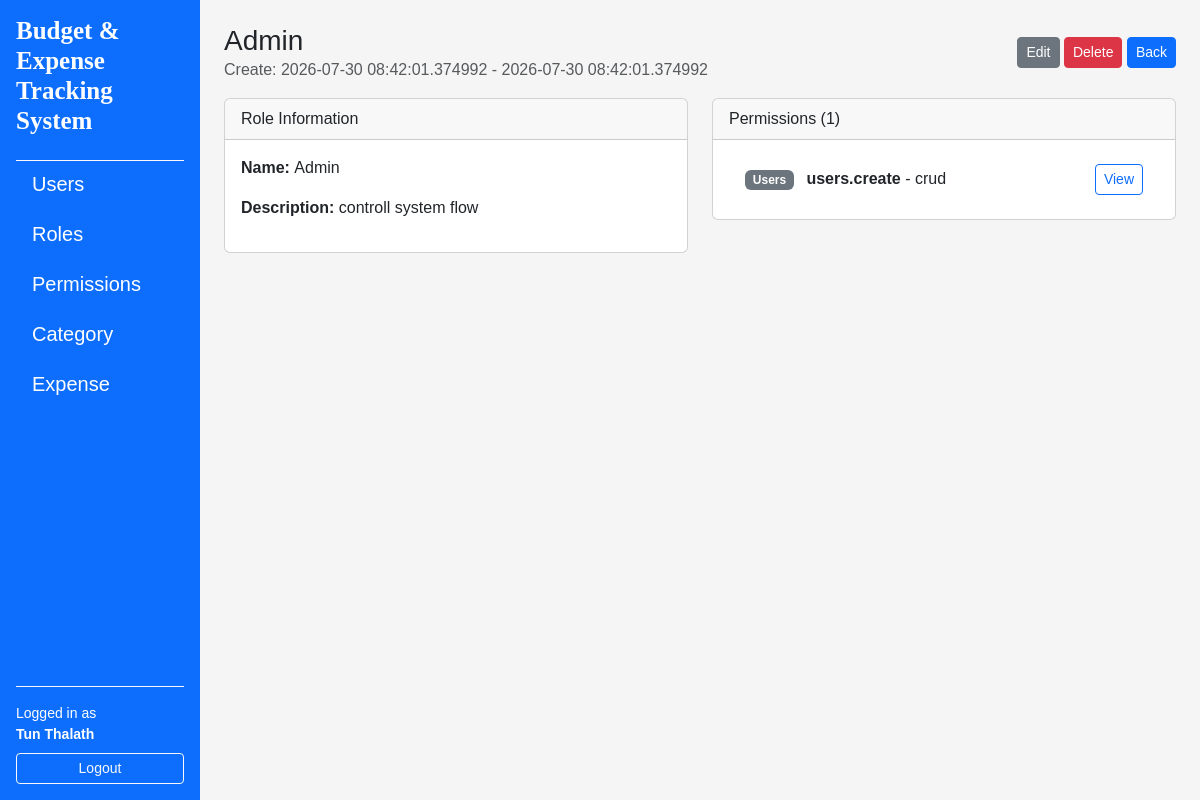
/roles/1 (signed in), run on the app's committed database.
### app/models/user.py (models this page shows, shortened)
class User(UserMixin, db.Model):
    __tablename__ = "users"
    id = db.Column(db.Integer, primary_key=True)
    username = db.Column(db.String(80), unique=True, nullable=False)
    email = db.Column(db.String(120), unique=True, nullable=False)
    full_name = db.Column(db.String(120), nullable=False)
    is_active = db.Column(db.Boolean, default=True, nullable=False)
    password_hash = db.Column(db.String(255), nullable=False)
    created_at = db.Column(db.DateTime, default=datetime.utcnow, nullable=False)
    updated_at = db.Column(db.DateTime, default=datetime.utcnow, onupdate=datetime.utcnow, nullable=False)
    roles = db.relationship("Role", secondary=user_roles, back_populates="users")

### app/models/role.py (models this page shows, shortened)
class Role (db.Model):
    __tablename__ = "roles"
    id = db.Column(db.Integer, primary_key=True)
    name = db.Column(db.String(80), unique=True, nullable=False)
    description = db.Column(db.String(255))
    created_at = db.Column(db.DateTime, default=datetime.utcnow, nullable=False)
    updated_at = db.Column(
        db.DateTime, default=datetime.utcnow, onupdate=datetime.utcnow, nullable=False
    )
    users = db.relationship("User", secondary=user_roles, back_populates="roles")
    permissions = db.relationship("Permission", secondary=role_permissions, back_populates="roles")

### app/models/permission.py (models this page shows, shortened)
class Permission(db.Model):
    __tablename__ = "permissions"
    id = db.Column(db.Integer, primary_key = True)
    code = db.Column(db.String(64), unique=True, nullable=False, index=True)
    name = db.Column(db.String(120), nullable=False)
    description = db.Column(db.String(255))
    module = db.Column(db.String(80), nullable=False, default="General")
    created_at = db.Column(db.DateTime, default = datetime.utcnow, nullable=False)
    updated_at = db.Column(db.DateTime, default = datetime.utcnow, onupdate = datetime.utcnow, nullable=False)
    roles = db.relationship("Role", secondary=role_permissions, back_populates = "permissions")

### app/routes/role_routes.py (the view)
@role_bp.route("/<int:role_id>")
@login_required
def detail(role_id: int):
    role = RoleService.get_by_id(role_id)
    if role is None:
        abort(404)
    return render_template("roles/detail.html", role=role)

### app/services/role_service.py (called while the page is built)
    @staticmethod
    def get_by_id(role_id: int) -> Optional[Role]:
        return Role.query.get(role_id)

### app/templates/roles/detail.html (shortened to what this page needs)
{% extends "layouts/base.html" %}
{% block content %}
<div class="d-flex justify-content-between align-items-center mb-3">
    <div>
        <h1 class="h3 mb-0">{{ role.name }}</h1>
        <p class="text-muted mb-0">
            Create: {{ role.created_at }} - {{ role.updated_at }}
        </p>
    </div>
    <div class="text-end">
        <a href="{{ url_for('roles.edit', role_id=role.id) }}"
           class="btn btn-sm btn-secondary">Edit</a>
        <a href="{{ url_for('roles.delete_confirm', role_id=role.id) }}"
           class="btn btn-sm btn-danger">Delete</a>
        <a href="{{ url_for('roles.index', role_id=role.id) }}"
           class="btn btn-sm btn-primary">Back</a>
    </div>
</div>
<div class="row">
    <div class="col-lg-6 mb-3">
        <div class="card">
            <div class="card-header">
                Role Information
            </div>
            <div class="card-body">
                <p> <strong>Name: </strong> {{ role.name }} </p>
                <p> <strong>Description: </strong> {{ role.description or "_" }} </p>
            </div>
        </div>
    </div>
     <div class="col-lg-6 mb-3">
        <div class="card">
            <div class="card-header">
                Permissions ({{ role.permissions|length }})
            </div>
            <div class="card-body">
                {% if role.permissions %}
                <ul class="list-group list-group-flush">
                    {% for perm in role .permissions %}
                    <li class="list-group-item">
                        <div class="d-flex justify-content-between align-items-center">
                            <div>
                                <span class="badge bg-secondary me-2"> {{ perm.module }} </span>
                                <strong> {{ perm.code }}</strong> - {{ perm.name }}
                            </div>
                            <a href="{{ url_for('permissions.detail', permission_id=perm.id) }}"
                               class="btn btn-sm btn-outline-primary">View</a>
                        </div>
                    </li>
                    {% endfor %}
                </ul>
                {% else %}
                    <p class="text-muted mb-0">this role has no permissions</p>
                {% endif %}
            </div>
        </div>
    </div>
</div>
{% endblock %}

### app/templates/layouts/base.html (shortened to what this page needs)
<!doctype html>
<html lang="en">
    <head>
        <link href="https://cdn.jsdelivr.net/npm/bootstrap@5.3.8/dist/css/bootstrap.min.css" rel="stylesheet" />
        <link rel="stylesheet" href="https://cdnjs.cloudflare.com/ajax/libs/font-awesome/4.7.0/css/font-awesome.min.css">
        <link rel="stylesheet" href="{{ url_for('static', filename='css/style.css') }} " />
    </head>
    <body>
        <div class="container-fluid">
            <div class="row min-vh-100">
                {% if current_user.is_authenticated %}
                <nav class="col-12 col-md-3 col-lg-2 bg-primary text-white d-flex flex-column p-3">
                    <h5 class="mb-4 title">Budget & Expense Tracking System</h5>
                    <div class="flex-grow-1 overflow-auto border-top border-light">
                        <ul class="nav nav-pills flex-column gap-1">
                            <li class="nav-item">
                                <a href="{{ url_for('users.index') }}"
                                class="nav-link text-white {% if request.blueprint == 'users' %}active{% endif %}">
                                    Users
                                </a>
                            </li>
                            <li class="nav-item">
                                <a href="{{ url_for('roles.index') }}"
                                class="nav-link text-white {% if request.blueprint == 'roles' %}active{% endif %}">
                                    Roles
                                </a>
                            </li>
                            <li class="nav-item">
                                <a href="{{ url_for('permissions.index') }}"
                                class="nav-link text-white {% if request.blueprint == 'permissions' %}active{% endif %}">
                                    Permissions
                                </a>
                            </li>
                            <li class="nav-item">
                                <a href="{{ url_for('categories.index') }}"
                                class="nav-link text-white {% if request.blueprint == 'categories' %}active{% endif %}">
                                    Category
                                </a>
                            </li>
                            <li class="nav-item">
                                <a href="{{ url_for('expenses.index') }}"
                                class="nav-link text-white {% if request.blueprint == 'expenses' %}active{% endif %}">
                                    Expense
                                </a>
                            </li>
                        </ul>
                    </div>
                    <div class="mt-auto pt-3 border-top border-light">
                        {% if current_user.is_authenticated %}
                            <div class="small mb-2">
                                Logged in as<br>
                                <strong>{{ current_user.full_name }}</strong>
                            </div>
                            <a href="{{ url_for('auth.logout') }}"
                            class="btn btn-outline-light btn-sm w-100">
                                Logout
                            </a>
                        {% else %}
                            <a href="{{ url_for('auth.login') }}"
                            class="btn btn-outline-light btn-sm w-100">
                                Login
                            </a>
                        {% endif %}
                    </div>
                </nav>
                {% endif %}
                <main class="col-12 col-md-9 col-lg-10 p-4">
                    {% block content %}{% endblock %}
                </main>
            </div>
        </div>
    </body>
</html>

### app/static/css/style.css (style rules this page uses)
body { background-color: #f5f5f5; font-family: Arial; }
nav a { margin-right: 10px; }
.title { font-family: 'Times New Roman', Times, serif; font-weight: 700; font-size: 25px; }
.nav-item { font-size: 20px; }

### data on the page
User: full_name "Tun Thalath"
Role: name "Admin", created_at "2026-07-30 08:42:01.374992", updated_at "2026-07-30 08:42:01.374992", description "controll system flow"
Permission: module "Users", code "users.create", name "crud"

### other printed values
{{ role.permissions|length }} "1"
